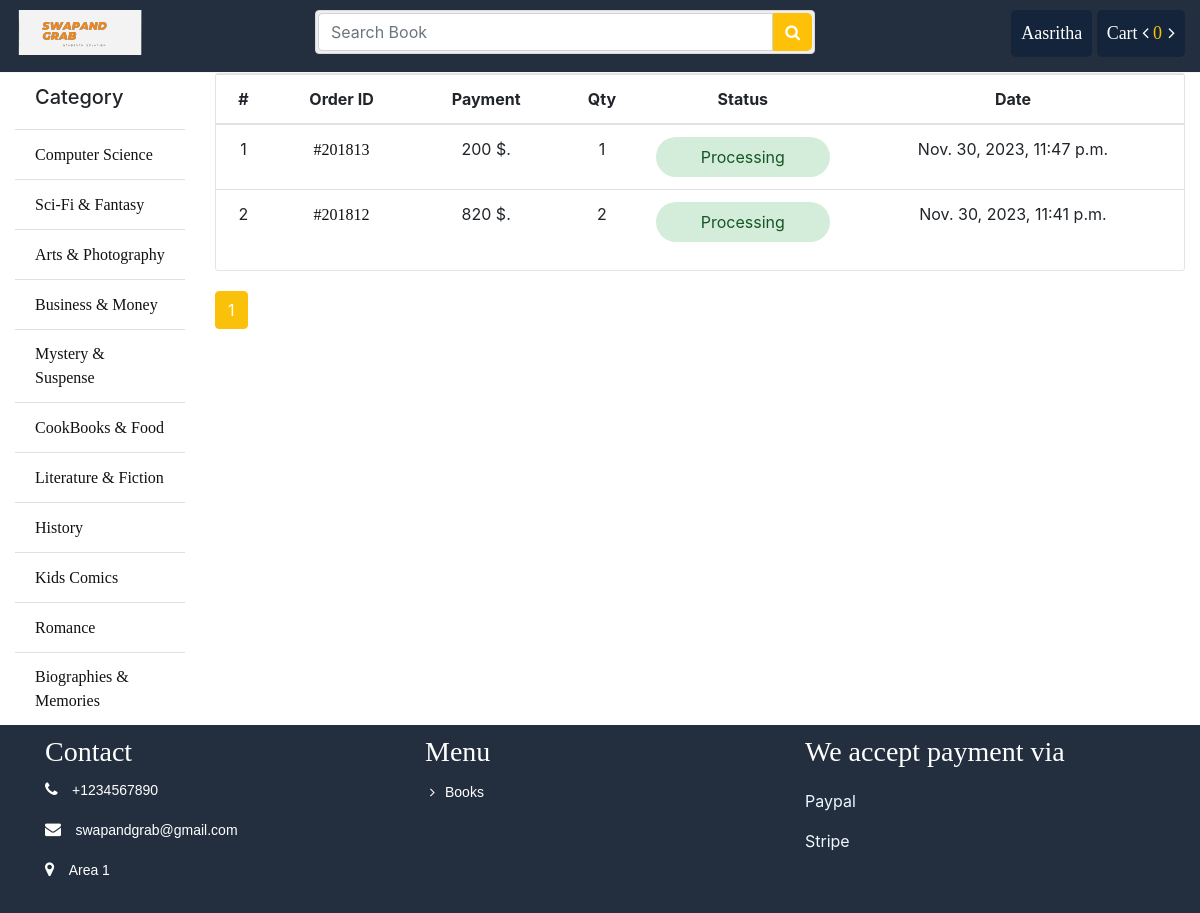
Before: /order/ (signed in) with the older database file.
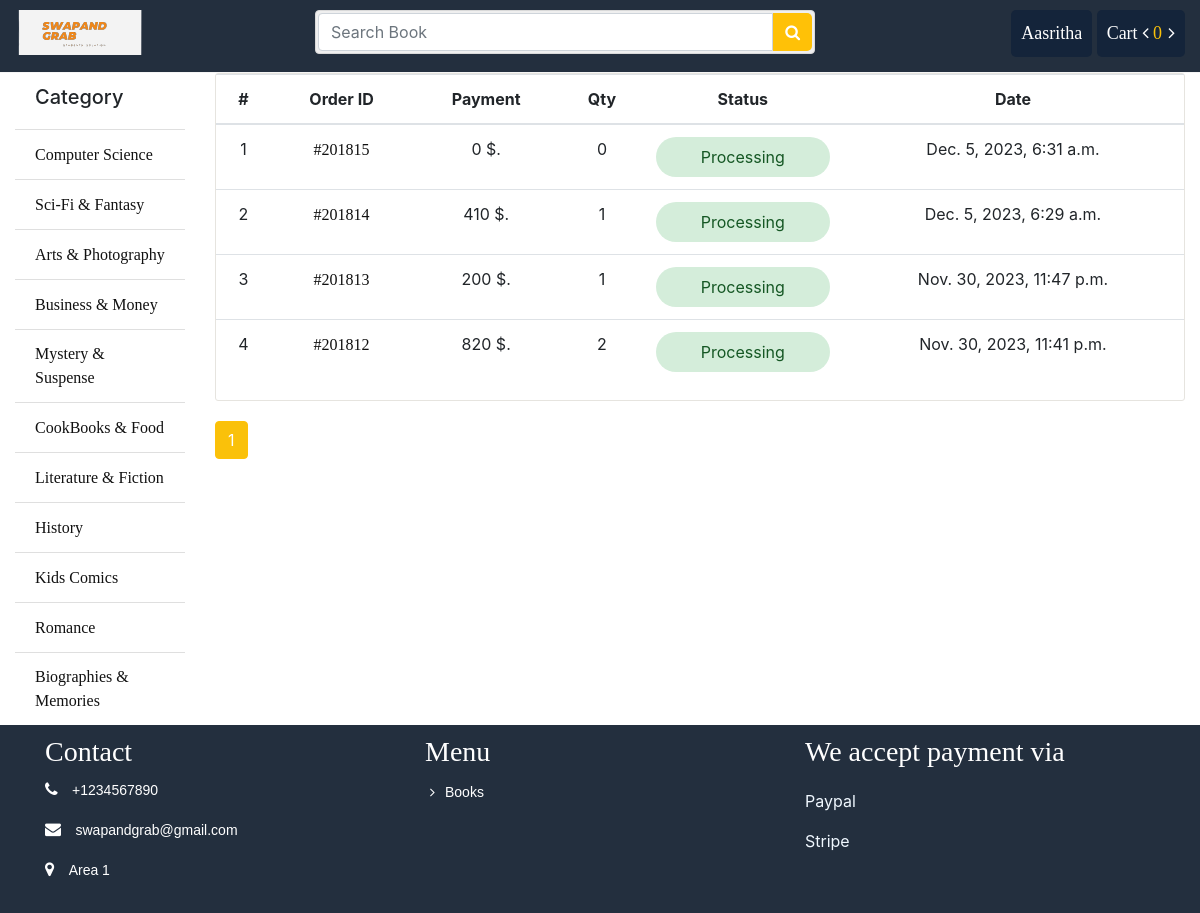
After: the same page with the newer database file.
### store/models.py (models this page shows, shortened)
class Category(models.Model):
	name = models.CharField(max_length = 100)
	slug = models.SlugField(max_length = 150, unique=True ,db_index=True)
	icon = models.FileField(upload_to = "category/")
	create_at = models.DateTimeField(auto_now_add = True)
	updated_at = models.DateTimeField(auto_now_add = True)

### order/models.py (models this page shows, shortened)
class Order(models.Model):
	customer = models.ForeignKey(User, on_delete = models.CASCADE)
	name = models.CharField(max_length=30)
	email = models.EmailField()
	phone = models.CharField(max_length=16)
	address = models.CharField(max_length=150)
	division = models.CharField(max_length=20)
	district = models.CharField(max_length=30)
	zip_code = models.CharField(max_length=30)
	payment_method = models.CharField(max_length = 20)
	account_no = models.CharField(max_length = 20)
	transaction_id = models.IntegerField()
	payable = models.IntegerField()
	totalbook = models.IntegerField()
	created = models.DateTimeField(auto_now_add=True)
	updated = models.DateTimeField(auto_now=True)
	paid = models.BooleanField(default=False)
	class Meta:
		ordering = ('-created', )

### order/views.py (the view)
# urls.py: path('', views.order_list, name="order_list"),
def order_list(request):
	my_order = Order.objects.filter(customer_id = request.user.id).order_by('-created')
	paginator = Paginator(my_order, 5)
	page = request.GET.get('page')
	myorder = paginator.get_page(page)
	return render(request, 'order/list.html', {"myorder": myorder})

### cart/cart.py (called while the page is built)
    def __len__(self):
        return sum(item['quantity'] for item in self.cart.values())

### store/context_processors.py (called while the page is built)
def sidebar(request):
	categories = Category.objects.all()
	context = {
		"cat":categories
	}
	return context

def cart(request):
	cart = Cart(request)
	context = {
		"cart": cart
	}
	return context

### order/templates/order/list.html (shortened to what this page needs)
{% extends 'store/base.html' %}
{% load static %}
{% block container %}
			<div class="cart_info">
			    <table class="table table-hover">
			        <thead class="text-center">
			            <tr>
			                <th scope="col">#</th>
			                <th scope="col">Order ID</th>
			                <th scope="col">Payment</th>
			                <th scope="col">Qty</th>
			                <th scope="col">Status</th>
			                <th scope="col">Date</th>
			            </tr>
			        </thead>
			        <tbody class="text-center">
			            {% for morder in myorder %}
			            <tr>
			                <td>{{ forloop.counter }}</td>
			                <td><a href="{% url 'order:order_details' id=morder.id %}">#2018{{ morder.id }}</a></td>
			                <td>{{ morder.payable }} $.</td>
			                <td>{{ morder.totalbook }}</td>
			                <td class="text-center">
			                	{% if morder.paid == True %}
			                	<p class="status3">Confirmed</p>
			                	{% else %}
			                	<p class="status1">Processing</p>
			                	{% endif %}
			                </td>
			                <td>{{ morder.created }}</td>
			            </tr>
			        	{% endfor %}
			        </tbody>
			    </table>
			</div>
			<div class="d-pagination">
			    <ul class="pagination">
				{% for ord in myorder.paginator.page_range %}
					{% if myorder.number == ord %}
						<li class="page-item active">
							<span class="page-link">{{ ord }}
							</span>
						</li>
					{% elif ord > myorder.number|add:'-3' and ord < myorder.number|add:'3' %}
						<li class="page-item">
							<a class="page-link" href="?page={{ ord }}">{{ ord }}</a>
						</li>
					{% endif %}
				{% endfor %}
			    </ul>
			</div>
		{% endblock %}

### store/templates/store/base.html (shortened to what this page needs)
<!DOCTYPE html>
<html>
<head>
	{% load static %}
	<link rel="stylesheet" type="text/css" href="{% static 'css/bootstrap.min.css' %}">
	<link rel="stylesheet" type="text/css" href="{% static 'css/font-awesome.min.css' %}">
	<link rel="stylesheet" type="text/css" href="{% static 'css/style.css' %}">
	<link rel="stylesheet" type="text/css" href="{% static 'css/responsive.css' %}">
	<link rel="stylesheet" type="text/css" href="{% static 'css/slick.css' %}">
	<link rel="stylesheet" type="text/css" href="{% static 'css/slick-theme.css' %}">
	<link rel="stylesheet" type="text/css" href="{% static 'css/skdslider.css' %}">
</head>
<body>
{% include 'store/bin/header.html' %}
<div class="container-fluid">
	<div class="row">
		<div class="col-sm-2">
			{% include 'store/bin/sidebar.html' %}
		</div>
		<div class="col-sm-10">
			{% block container %}{% endblock %}
		</div>
	</div>
</div>
{% include 'store/bin/footer.html' %}
</body>
</html>

### store/templates/store/bin/header.html (shortened to what this page needs)
{% load static %}
<div class="header-top">
	<div class="container-fluid">
		<div class="row">
			<div class="col-sm-3">
				<div class="pull-left">
					<a href="{% url 'store:index' %}"><img src="{% static 'images/logo/logo.svg' %}" alt="" /></a>
				</div>
			</div>
			<div class="col-sm-5">
				<form action="{% url 'search:search' %}" method="GET">
					<div class="input-group search_box">
						<input type="text" class="form-control" placeholder="Search Book" name="q" value="{{search}}">
						<button class="btn btn-primary" type="submit"><i class="fa fa-search"></i></button>
					</div>
				</form>
			</div>
			<div class="col-sm-4">
				<div class="pull-right">
					<ul class="navbar-nav">
						{% if request.user.is_authenticated %}
					    <li class="dropdown profile"><a href="#">{{ request.user.username }}</a>
					    </li>
					    <li class="cart">
					    	<a href="{% url 'cart:cart_details' %}">Cart <i class="fa fa-angle-left"></i>
					    		<span class="totalcart" id="gettotalcart"> {{ cart|length }} </span>
					    		<i class="fa fa-angle-right"></i>
					    	</a>
					    </li>
					    {% endif %}
					</ul>
				</div>
			</div>
		</div>
	</div>
</div>

### store/templates/store/bin/sidebar.html
			<ul class="list-group list-group-flush">
				<li class="list-group-item"><h5>Category</h5></li>
				{% for p in cat %}
				<li class="list-group-item"><a href="{% url 'store:category' id=p.id %}">{{p.name}}</a></li>
				{% endfor %}
			</ul>

### store/templates/store/bin/footer.html
{% load static %}
<div class="footer">
	<div class="container">
		<div class="row">
			<div class="col-sm-6 col-md-4 col-xs-12 footer_menu">
				<h3>Contact</h3>
				<ul>
					<li class="footer_contact">
						<i class="fa fa-phone"></i>
						<p> +1234567890 </p>
					</li>
					<li class="footer_contact">
						<i class="fa fa-envelope"></i>
						<p> swapandgrab@gmail.com </p>
					</li>
					<li class="footer_contact">
						<i class="fa fa-map-marker"></i>
						<p>Area 1</p>
					</li>
				</ul>
			</div>
			 <div class="col-sm-6 col-md-4 col-xs-12 footer_menu">
				<h3>Menu</h3>
				<ul>
					<li class="footer_menu">
						<a href="{% url 'store:books' %}"><i class="fa fa-angle-right"></i>Books</a>
					</li>
				</ul>
			</div>
			<div class="col-sm-6 col-md-4 col-xs-12 footer_news">
				<h3>We accept payment via</h3>
				<div class="footer_paymentmethod">
					<p style="color: aliceblue; font-size: medium;">Paypal</p>
					<p style="color: aliceblue;  font-size: medium;" > Stripe</p>
				</div>
			</div>
		</div>
	</div>
</div>

### store/static/css/style.css (style rules this page uses)
.header-top { border-bottom: 1px solid #f5f5f5; padding-top: 10px; padding-bottom: 15px; background: none repeat scroll 0 0 #232f3e; }
.search_box { padding: 2px; background-color: #efefef; border: 1px solid #d9d9d9; border-radius: 4px; position:absolute; width:100%; }
.search_box .btn.btn-primary { background:#ffc107 !important; border-color: #ffc107; border: 0 none; border-radius: 0; margin-top: 0; border-radius: 0 5px 5px 0 ; }
.navbar-nav { display: block; }
.navbar-nav li { display: inline-block; }
.navbar-nav li a { color: #fff; font-size: 18px; text-decoration: none; }
.cart, .profile { background: #14243a; padding: 10px; border-radius: 5px; }
.totalcart { color: #fac10a; margin-right:2px; }
.titleheader > h3, a { font-family: "Times New Roman", Times, serif; display: inline-block; }
ul li { list-style: none; }
.list-group li a { color: #111; }
td a { color: #111!important; }
.page-link { color: #111!important; }
.page-item.active .page-link { z-index: 1; color: #fff!important; background-color: #fac10a!important; border-color: #ffc107!important; }
.d-pagination { margin-top: 20px; }
.cart_info { border: 1px solid #E6E4DF; border-radius: 3px; margin-bottom: 20px; }
.status1 { color: #155724; background-color: #d4edda; border-color: #c3e6cb; border-radius: 50px; padding: 8px; margin-bottom: 0; }
.footer { background:#232f3e; display: block; }
.footer_about h3, .footer_menu h3, .footer_news h3 { font-family: "Times New Roman", Times, serif; color:#ffffff; margin-top: 10px; }
.footer_about ul, .footer_menu ul { padding:0; }
.footer_contact i, .footer_menu i { color:#ffffff; margin-right: 10px; display:inline-block; }
.footer_contact p, .footer_menu a { font-size: 14px; color:#ffffff; font-family: Arial, Helvetica, sans-serif; display:inline-block; }
.footer_menu a { text-decoration: none; padding: 5px; }
.footer_paymentmethod { margin-top:20px; }

Changed rows visible on the page:
added Order: id "15", payable "0", totalbook "0", paid "Processing", created "Dec. 5, 2023, 6:31 a.m."
added Order: id "14", payable "410", totalbook "1", paid "Processing", created "Dec. 5, 2023, 6:29 a.m."
